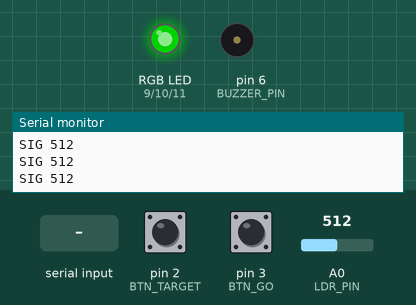
Recording of a sketch running on a simulated Arduino Uno, built with avr-gcc and run on an emulated ATmega328P. On the bench: an RGB LED mixed from three pins (HIGH = lit), buzzer (waves = sounding), the last lines printed to the serial monitor. Dashed ring = blinking. The test bench sets the inputs (shaded band); at power-on: pin 3 (BTN_GO) HIGH, pin 2 (BTN_TARGET) HIGH, A0 (LDR_PIN) = 512. Dim RGB values are drawn brighter than linear.

Above: at 1.6 s.
1.7 s: pin 3 (BTN_GO) pulled LOW for 0.15 s
At 1.8 s:
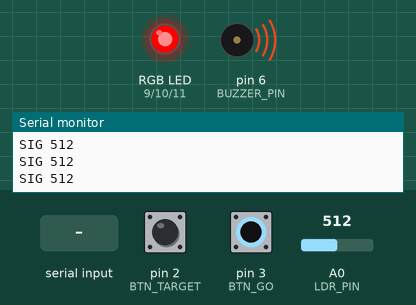
3.4 s: pin 2 (BTN_TARGET) pulled LOW for 1 s
At 3.54 s:
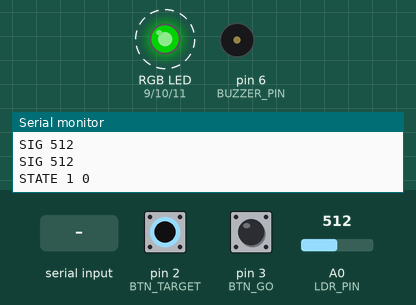
6.4 s: "L2\n" received over Serial
At 6.8 s:
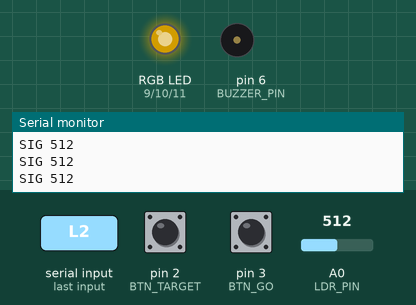
7.9 s: pin 3 (BTN_GO) pulled LOW for 3.2 s
At 8.0 s:
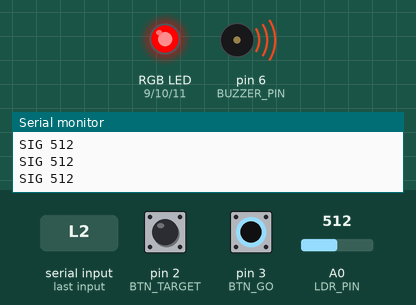
12.6 s: "L3\n" received over Serial
At 13.8 s:
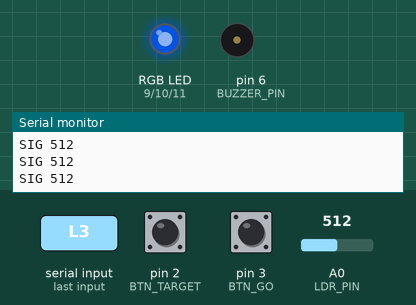
14.1 s: "L1\n" received over Serial
At 15.1 s:
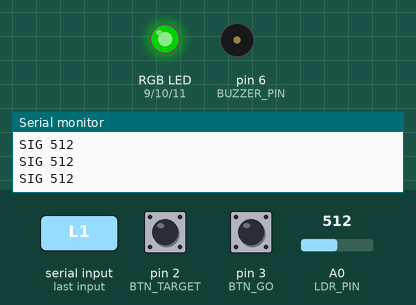
Timing chart, 0 to 16.6 s (numbered marks = the images above; inputs shaded):
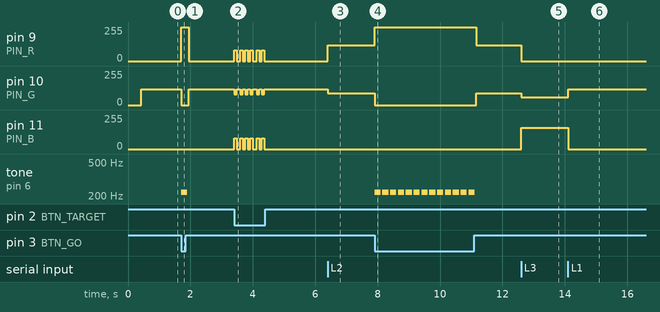

The sketch:

hack_the_quantum.ino
```cpp
/*
 * Hack the Quantum — Wie aus Licht ein Bit wird
 * Nacht der Technik 2026, ZHAW TechLab.  Authors: P. Sulimov, C. Lehmann.
 *
 * A light sensor (LDR) turns light into a bit (0/1) through 3 encoding modes.
 * Level 1 (deterministic) -> easy to control.  Level 2 (hidden parity) -> tricky.
 * Level 3 (noise mixing) -> practically uncontrollable ("quantum-like").
 *
 * Works STANDALONE (RGB LED + piezo give feedback, buttons drive it) AND with the
 * Python screen UI in ../../software/quantum_ui/ over USB serial at 115200 baud.
 *
 * ---- Hardware (Arduino Starter Kit only) -------------------------------------
 *   LDR voltage divider:  5V -- LDR -- A0 -- 10k -- GND          (LDR_PIN = A0)
 *   RGB LED (common cathode, each leg via 220 ohm to a PWM pin):
 *        R = D9   G = D10   B = D11   common -> GND
 *   Piezo buzzer:         D6 -> piezo -> GND                     (BUZZER_PIN = 6)
 *   Button A (target):    D2 -> button -> GND  (uses INPUT_PULLUP)
 *   Button B (GO/measure):D3 -> button -> GND  (uses INPUT_PULLUP)
 *   (Common-anode RGB? set COMMON_ANODE true below.)
 *
 * ---- Serial protocol ---------------------------------------------------------
 *   Arduino -> PC (lines, '\n'):
 *     SIG <0..1023>                 live signal (throttled)
 *     STATE <level> <target>        after any state change
 *     RESULT <level> <bit> <target> <hit 0|1> <hits> <tries>
 *     LEVELDONE <level> <hits> <tries>
 *     READY
 *   PC -> Arduino (single chars or short tokens):
 *     L1 / L2 / L3   set level        C  calibrate (point sensor at ambient)
 *     T0 / T1        set target bit    G  measure now (same as button B)
 *     R              reset scores
 * ----------------------------------------------------------------------------*/

const uint8_t LDR_PIN    = A0;
const uint8_t PIN_R      = 9;
const uint8_t PIN_G      = 10;
const uint8_t PIN_B      = 11;
const uint8_t BUZZER_PIN = 6;
const uint8_t BTN_TARGET = 2;   // choose 0 or 1
const uint8_t BTN_GO     = 3;   // take the measurement

const bool COMMON_ANODE  = false;  // set true if your RGB LED is common-anode

// ---- tunables (calibrate on site, see TODO §1) -----------------------------
int   threshold      = 512;   // Level 1 split point; overwritten by calibration
const uint8_t  L3_SAMPLES = 64;    // Level 3: how many LSB samples to XOR-mix
const uint8_t  TRIES_PER_LEVEL = 10;

// ---- state ------------------------------------------------------------------
uint8_t level   = 1;    // 1..3
uint8_t target  = 1;    // bit the child is trying to force
uint8_t hits    = 0;
uint8_t tries   = 0;
unsigned long lastSig = 0;

void setup() {
  Serial.begin(115200);
  pinMode(PIN_R, OUTPUT); pinMode(PIN_G, OUTPUT); pinMode(PIN_B, OUTPUT);
  pinMode(BUZZER_PIN, OUTPUT);
  pinMode(BTN_TARGET, INPUT_PULLUP);
  pinMode(BTN_GO, INPUT_PULLUP);
  randomSeed(analogRead(LDR_PIN));      // seed from sensor noise
  calibrate();
  Serial.println(F("READY"));
  sendState();
  showModeColor();
}

void loop() {
  // 1) stream the live signal (throttled to ~50 Hz)
  if (millis() - lastSig > 20) {
    Serial.print(F("SIG ")); Serial.println(analogRead(LDR_PIN));
    lastSig = millis();
  }

  // 2) handle PC commands
  if (Serial.available()) handleSerial();

  // 3) handle buttons (debounced)
  if (pressed(BTN_TARGET)) { target ^= 1; sendState(); blinkTarget(); }
  if (pressed(BTN_GO))     { measure(); }
}

// ---- the three encoders -----------------------------------------------------
uint8_t encodeBit() {
  if (level == 1) {                       // deterministic: bright = 1
    return (analogRead(LDR_PIN) > threshold) ? 1 : 0;
  }
  if (level == 2) {                       // hidden rule: least-significant bit
    return analogRead(LDR_PIN) & 0x01;
  }
  // level 3: mix many fast LSB samples (entropy extraction) + Von Neumann debias
  uint8_t mixed = 0;
  for (uint8_t i = 0; i < L3_SAMPLES; i++) {
    mixed ^= (analogRead(LDR_PIN) & 0x01);
    delayMicroseconds(137);               // odd interval to decorrelate samples
  }
  // Von Neumann debiasing: compare two fresh bits to kill residual bias
  while (true) {
    uint8_t a = analogRead(LDR_PIN) & 0x01;
    uint8_t b = analogRead(LDR_PIN) & 0x01;
    if (a != b) { mixed ^= a; break; }
  }
  return mixed & 0x01;
}

void measure() {
  uint8_t bit = encodeBit();
  uint8_t hit = (bit == target) ? 1 : 0;
  tries++; if (hit) hits++;
  feedback(hit);

  Serial.print(F("RESULT ")); Serial.print(level); Serial.print(' ');
  Serial.print(bit);  Serial.print(' '); Serial.print(target); Serial.print(' ');
  Serial.print(hit);  Serial.print(' '); Serial.print(hits);   Serial.print(' ');
  Serial.println(tries);

  if (tries >= TRIES_PER_LEVEL) {
    Serial.print(F("LEVELDONE ")); Serial.print(level); Serial.print(' ');
    Serial.print(hits); Serial.print(' '); Serial.println(tries);
    tries = 0; hits = 0;                   // ready for next round
  }
}

// ---- feedback ---------------------------------------------------------------
void feedback(uint8_t hit) {
  if (hit) { setRGB(0, 255, 0); tone(BUZZER_PIN, 880, 120); }   // green + high beep
  else     { setRGB(255, 0, 0); tone(BUZZER_PIN, 220, 200); }   // red + low beep
  delay(250);
  showModeColor();
}

void showModeColor() {                     // 1=green 2=yellow 3=blue
  if (level == 1) setRGB(0, 120, 0);
  else if (level == 2) setRGB(120, 90, 0);
  else setRGB(0, 60, 160);
}

void blinkTarget() {                       // quick flash to confirm target change
  for (uint8_t i = 0; i < target + 1; i++) { setRGB(80,80,80); delay(80); showModeColor(); delay(80); }
}

void setRGB(int r, int g, int b) {
  if (COMMON_ANODE) { r = 255 - r; g = 255 - g; b = 255 - b; }
  analogWrite(PIN_R, r); analogWrite(PIN_G, g); analogWrite(PIN_B, b);
}

// ---- calibration ------------------------------------------------------------
void calibrate() {                         // sample ambient, set threshold above it
  long sum = 0; const int N = 200;
  for (int i = 0; i < N; i++) { sum += analogRead(LDR_PIN); delay(2); }
  int ambient = sum / N;
  threshold = constrain(ambient + 120, 80, 940);   // "brighter than now" = 1
  Serial.print(F("# calibrated ambient=")); Serial.print(ambient);
  Serial.print(F(" threshold=")); Serial.println(threshold);
}

// ---- input helpers ----------------------------------------------------------
bool pressed(uint8_t pin) {                // simple debounce, active-low
  static unsigned long last[20] = {0};
  if (digitalRead(pin) == LOW && millis() - last[pin] > 200) {
    last[pin] = millis();
    return true;
  }
  return false;
}

void handleSerial() {
  String cmd = Serial.readStringUntil('\n');
  cmd.trim();
  if (cmd == "L1") { level = 1; tries = hits = 0; }
  else if (cmd == "L2") { level = 2; tries = hits = 0; }
  else if (cmd == "L3") { level = 3; tries = hits = 0; }
  else if (cmd == "T0") { target = 0; }
  else if (cmd == "T1") { target = 1; }
  else if (cmd == "C")  { calibrate(); }
  else if (cmd == "G")  { measure(); return; }
  else if (cmd == "R")  { tries = hits = 0; }
  sendState();
  showModeColor();
}

void sendState() {
  Serial.print(F("STATE ")); Serial.print(level); Serial.print(' ');
  Serial.println(target);
}
```

Measured:
- after the input at 1.7 s, pin 9 (PIN_R): 0/255 → 255/255 at once, → 0/255 0.25 s later; pin 10 (PIN_G): 120/255 → 0/255 at once, → 120/255 0.25 s later; tone on pin 6 (BUZZER_PIN): silent → 220 Hz at once, → silent 0.20 s later
- after the input at 3.4 s, pin 9 (PIN_R), pin 11 (PIN_B): alternates 80/255 for 0.08 s and 0/255 for 0.08 s, 12 changes in all, then stays 0/255, starting at once; pin 10 (PIN_G): alternates 120/255 for 0.08 s and 80/255 for 0.08 s, 12 changes in all, then stays 120/255, starting at once
- after the input at 6.4 s, pin 9 (PIN_R): 0/255 → 120/255 at once; pin 10 (PIN_G): 120/255 → 90/255 at once
- after the input at 7.9 s, pin 9 (PIN_R): 120/255 → 255/255 at once, → 120/255 3.3 s later; pin 10 (PIN_G): 90/255 → 0/255 at once, → 90/255 3.3 s later; tone on pin 6 (BUZZER_PIN): alternates 220 Hz for 0.20 s and silent for 0.05 s, 26 changes in all, then stays silent, starting at once
- after the input at 12.6 s, pin 9 (PIN_R): 120/255 → 0/255 at once; pin 10 (PIN_G): 90/255 → 60/255 at once; pin 11 (PIN_B): 0/255 → 160/255 at once
- after the input at 14.1 s, pin 10 (PIN_G): 60/255 → 120/255 at once; pin 11 (PIN_B): 160/255 → 0/255 at once
